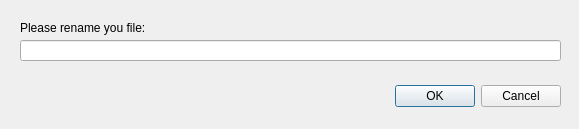
<?xml version="1.0" encoding="UTF-8"?>
<ui version="4.0">
 <class>RenameDialog</class>
 <widget class="QDialog" name="RenameDialog">
  <property name="geometry">
   <rect>
    <x>0</x>
    <y>0</y>
    <width>579</width>
    <height>129</height>
   </rect>
  </property>
  <property name="windowTitle">
   <string>Rename</string>
  </property>
  <widget class="QDialogButtonBox" name="buttonBox">
   <property name="geometry">
    <rect>
     <x>220</x>
     <y>80</y>
     <width>341</width>
     <height>32</height>
    </rect>
   </property>
   <property name="orientation">
    <enum>Qt::Horizontal</enum>
   </property>
   <property name="standardButtons">
    <set>QDialogButtonBox::Cancel|QDialogButtonBox::Ok</set>
   </property>
  </widget>
  <widget class="QLineEdit" name="fileNameEdit">
   <property name="geometry">
    <rect>
     <x>20</x>
     <y>40</y>
     <width>541</width>
     <height>21</height>
    </rect>
   </property>
  </widget>
  <widget class="QLabel" name="label">
   <property name="geometry">
    <rect>
     <x>20</x>
     <y>20</y>
     <width>311</width>
     <height>16</height>
    </rect>
   </property>
   <property name="text">
    <string>Please rename you file:</string>
   </property>
  </widget>
 </widget>
 <resources/>
 <connections>
  <connection>
   <sender>buttonBox</sender>
   <signal>accepted()</signal>
   <receiver>RenameDialog</receiver>
   <slot>accept()</slot>
   <hints>
    <hint type="sourcelabel">
     <x>248</x>
     <y>254</y>
    </hint>
    <hint type="destinationlabel">
     <x>157</x>
     <y>274</y>
    </hint>
   </hints>
  </connection>
  <connection>
   <sender>buttonBox</sender>
   <signal>rejected()</signal>
   <receiver>RenameDialog</receiver>
   <slot>reject()</slot>
   <hints>
    <hint type="sourcelabel">
     <x>316</x>
     <y>260</y>
    </hint>
    <hint type="destinationlabel">
     <x>286</x>
     <y>274</y>
    </hint>
   </hints>
  </connection>
 </connections>
</ui>
